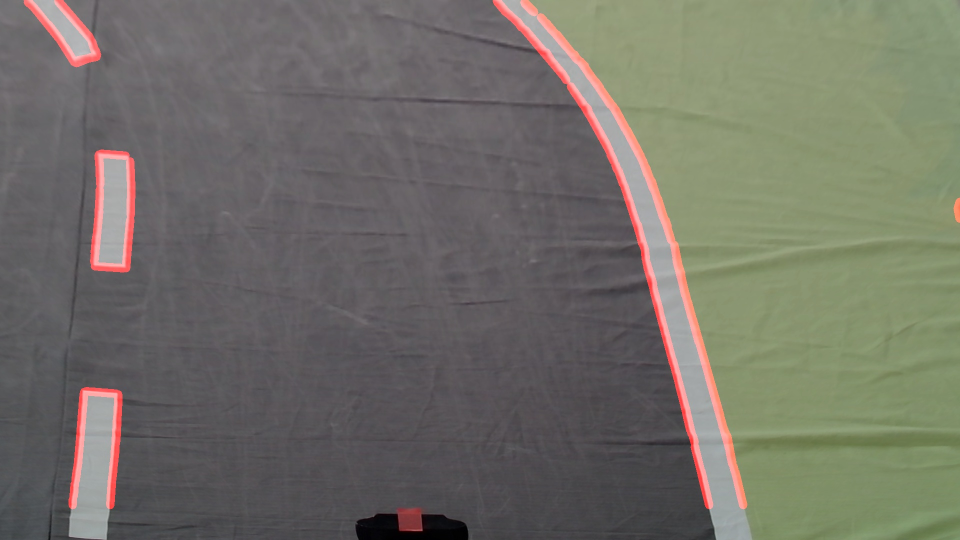
#> input picture record/30_11-52-16.jpg, 1920 x 1080 px, found by its file name (shown at 1/2 size)
$ python pure_pursuit.py
#> lines starting #> are read from the running program, lines starting #| are printed output that depends on the picture; after the words box and inside, x2 and y2 are one past the last pixel; in counts of white or black regions, pixels touching at a corner belong together
### Vision/lane_detection.py
import sys
import cv2
import numpy as np
np.set_printoptions(threshold=sys.maxsize, linewidth=150)

SATURATION = 150

class libLANE(object):
    def __init__(self):
        self.height = 0
        self.width = 0
        self.min_y = 0
        self.max_y = 0
        self.match_mask_color = 255
        self.poly_data_r = None
        self.poly_data_l = None
        self.poly_data_c = None
        self.line_bool_r = False
        self.line_bool_l = False
    def region_of_interest(self, image, vertices):
        mask = np.zeros_like(image)
        if len(image.shape) > 2:
            self.match_mask_color = (255,255,255)
        cv2.fillPoly(mask, vertices, self.match_mask_color)
        masked_image = cv2.bitwise_and(image, mask)
        return masked_image
    def weighted_img(self, image, initial_img, α=1, β=1., λ=0.):
        return cv2.addWeighted(initial_img, α, image, β, λ)
    def hough_transform(self, image, rho=None, theta=None, threshold=None, mll=None, mlg=None, mode="lineP"):
        if mode == "line":
            return cv2.HoughLines(image.copy(), rho, theta, threshold)
        elif mode == "lineP":
            return cv2.HoughLinesP(image.copy(), rho, theta, threshold, lines=np.array([]),
                                   minLineLength=mll, maxLineGap=mlg)
        elif mode == "circle":
            return cv2.HoughCircles(image.copy(), cv2.HOUGH_GRADIENT, dp=1, minDist=80,
                                    param1=200, param2=10, minRadius=40, maxRadius=100)
    def morphology(self, image, kernel_size=(None, None), mode="opening"):
        kernel = cv2.getStructuringElement(cv2.MORPH_RECT, kernel_size)

        if mode == "opening":
            dst = cv2.erode(image.copy(), kernel)
            return cv2.dilate(dst, kernel)
        elif mode == "closing":
            dst = cv2.dilate(image.copy(), kernel)
            return cv2.erode(dst, kernel)
        elif mode == "gradient":
            return cv2.morphologyEx(image.copy(), cv2.MORPH_GRADIENT, kernel)
    # [15 lines left out: function preprocess, not called in this run]
    def preprocess2(self, image, roi='a'):
        a_roi = np.array(
            [[(0, self.height-30), (0, 70),
              (self.width, 70), (self.width, self.height-30)]],
            dtype=np.int32)
        r_roi = np.array(
            [[(self.width/2, self.height), (self.width/2, 0),
              (self.width, 0), (self.width, self.height)]],
            dtype=np.int32)
        l_roi = np.array(
            [[(0, self.height - 50), (0, 0),
              (self.width /2 - 140, self.height - 50), (self.width /2 - 140, 0)]],
            dtype=np.int32)
        slow_roi = np.array(
            [[(0, self.height-55), (0, 100),
              (self.width, 100), (self.width, self.height-55)]],
            dtype=np.int32)
        image = image - 50
        image = np.clip(image, 0, 255)
        hsv = cv2.cvtColor(image, cv2.COLOR_BGR2HSV)
        white = cv2.inRange(hsv, (0, 0, 160), (180, 255, 255))  ### FIX ME
        black_mask = cv2.inRange(hsv, (0,0,0), (180, 255,90))
        open_black = self.morphology(black_mask, (20,20), mode="opening")
        lane_cand = cv2.dilate(open_black, cv2.getStructuringElement(cv2.MORPH_RECT, (80,80)))
        green_mask = cv2.inRange(hsv, (30, 20, 23), (70, 255, 255))  ### FIX ME
        green_imask = green_mask > 0
        white[green_imask] = 0
        lane = white * lane_cand
        i = lane > 0
        lane[i] = 255
        blur_image = cv2.GaussianBlur(lane, (5, 5), 0)
        open = self.morphology(blur_image, (27, 27), mode="opening")
        close = self.morphology(open, (8, 8), mode="closing")
        canny_image = cv2.Canny(close, 130, 250)
        if roi == 'a' :
            cropped_image = self.region_of_interest(canny_image, np.array([a_roi], np.int32))
        elif roi == 'r':
            cropped_image = self.region_of_interest(canny_image, np.array([r_roi], np.int32))
        elif roi == 'l':
            cropped_image = self.region_of_interest(canny_image, np.array([l_roi], np.int32))
        elif roi == 'slow':
            cropped_image = self.region_of_interest(canny_image, np.array([slow_roi], np.int32))
        else:
            cropped_image = canny_image
        return cropped_image
    # [8 lines left out: function draw_lines, not called in this run]
    def draw_poly(self, image, poly, min, max, color=[0, 255, 0], thickness=7):
        poly_image = np.zeros((image.shape[0],image.shape[1],3),dtype=np.uint8)
        for y in np.arange(min, max, 1):
            y = int(y)
            x = int(poly(y))
            cv2.line(poly_image, (x, y), (x, y), color=color, thickness=thickness)
        return poly_image
    # [24 lines left out: function get_poly, not called in this run]
    def poly_eval(self, coeffs, x):
        reversed_coeffs = coeffs[::-1]
        y = 0
        for i, c in enumerate(reversed_coeffs):
            y += c * x ** i
        return y
    def make_poly_1d(self, param):
        new_param = []
        for i in range(len(param)):
            if param[i] != 0:
                new_param.append(param[i])
        return np.poly1d(new_param)

    # PLAN A : USING ABOVE CAM
    # [42 lines left out: function red_center, not called in this run]
    def get_center_poly(self, param):
        offset = 823 - self.poly_eval(param, self.height)
        param[-1] = param[-1] + offset
        return param
    def right_lane(self, image, deg):
        self.height, self.width = image.shape[:2]
        self.min_y = 0
        self.max_y = int(self.height)
        right_line_x = []
        right_line_y = []
        poly_r = None
        poly_param_r = [0, 0, 0]
        poly_image_r = np.zeros((image.shape[0],image.shape[1],3),dtype=np.uint8)

        right_image = self.preprocess2(image, "r")
        lines_r = self.hough_transform(right_image, rho=1, theta=np.pi / 180, threshold=10, mll=10, mlg=20, mode="lineP")

        if lines_r is not None:
            self.line_bool_r = True
            for line in lines_r:
                for x1, y1, x2, y2 in line:
                    slope = (y2 - y1) / (x2 - x1)
                    if np.abs(slope) < 0.5:  # stop line
                        continue
                    if slope <= 0:
                        continue
                    else:
                        right_line_x.extend([x1, x2])
                        right_line_y.extend([y1, y2])

            if len(right_line_y) != 0:
                # Drawing POLY (deg=2)
                if deg == 2:
                    poly_param_r = self.get_poly(right_line_y, right_line_x, 'r', deg, weight=0.75)
                    poly_r = np.poly1d(poly_param_r)
                    poly_image_r = self.draw_poly(image, poly_r, self.min_y, self.max_y, color=[0, 255, 0], thickness=7)
                # Drawing LINE (deg=1)
                else:
                    poly_param_r = self.get_poly(right_line_y, right_line_x, 'r', deg, 0.75)
                    poly_line_r = np.poly1d(poly_param_r)
                    x_start_r = int(poly_line_r(self.max_y))
                    x_end_r = int(poly_line_r(self.min_y))
                    poly_image_r = self.draw_lines(image, [[[x_start_r, self.max_y, x_end_r, self.min_y], ]], color=[0, 255, 0], thickness=7, )


        if self.line_bool_r is False:
            return poly_param_r, poly_image_r
        else:
            return poly_param_r, poly_image_r
    # [40 lines left out: function left_lane, not called in this run]
    def add_lane(self, image, deg):
        self.height, self.width = image.shape[:2]
        self.min_y = 0
        self.max_y = int(self.height)

        poly_param_r, right = self.right_lane(image, deg)
        path_param = self.get_center_poly(poly_param_r)
        poly_c = self.make_poly_1d(path_param)
        center = self.draw_poly(image, poly_c, self.min_y, self.max_y, color=[0, 255, 0], thickness=7)
        # l_b, left = self.left_lane(image, deg)
        # center = self.draw_lines(image, [[[823, self.max_y, 775, self.min_y], ]], color=[0, 0, 255], thickness=7, )
        # lane = right + left
        lane_center = self.weighted_img(right, center, 1.0, 1.0, 0)
        result = self.weighted_img(lane_center, image, 0.8, 1.0, 0)

        return result, path_param

    # PLAN B : USING SIDE CAM
    # [77 lines left out: functions steering_poly, steering_notp, hough_lane, side_lane, not called in this run]

### Vision/pure_pursuit.py
import numpy as np
import matplotlib.pyplot as plt
import lane_detection as LD
import cv2

steer_list=np.arange(-2,3,1)

def poly_eval(coeffs, x):
    y = 0
    for i, c in enumerate(coeffs):
        y += c * x ** i
    return y
# [20 lines left out: function pure_pursuit, not called in this run]


if __name__ == '__main__':
    lane_detection = LD.libLANE()
    image = cv2.imread('./record/30_11-52-16.jpg')
#> image is the input picture: shape (1080, 1920, 3); mean B, G, R 102.8, 111.7, 113.5
    result, path_coeffs = lane_detection.add_lane(image,2)
#> in preprocess2, `image = image - 50`:
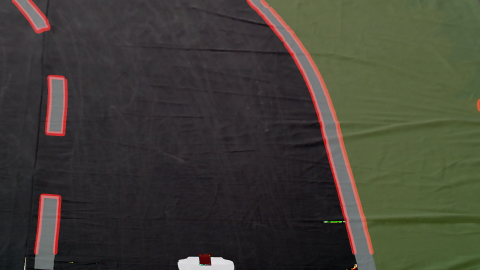
#> image: shape (1080, 1920, 3) (shown at 1/4 size); mean of channels 0, 1, 2 54, 63, 64.7; drawn as B, G, R
#> in preprocess2, `white = cv2.inRange(hsv, (0, 0, 160), (180, 255, 255))`:
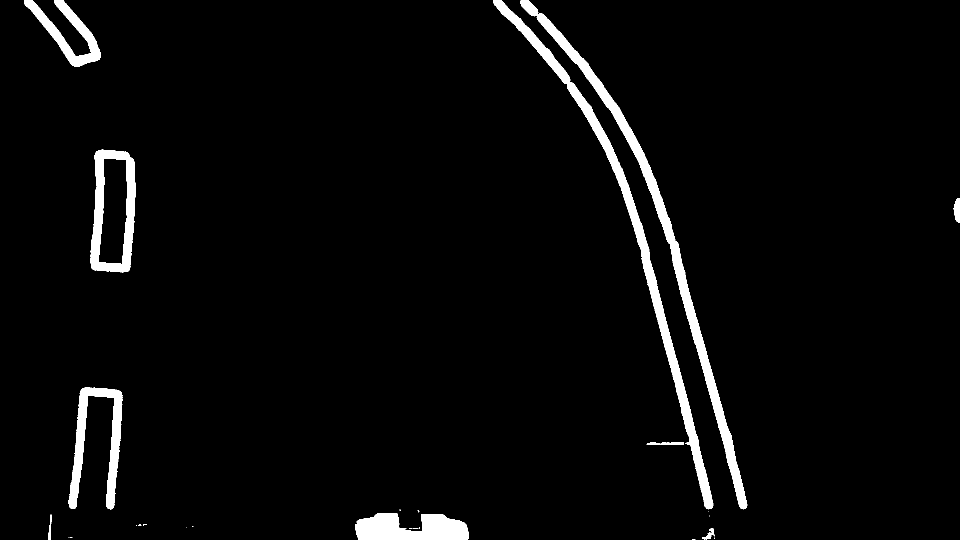
#> white: shape (1080, 1920) (shown at 1/2 size); 3.6% white; 31 white regions (21 under 20 px), largest, box (x1, y1, x2, y2) and area: (1040, 0, 1495, 1019) 19721, (986, 0, 1427, 1019) 19323, (180, 299, 271, 545) 9533
#> in preprocess2, `lane_cand = cv2.dilate(open_black, cv2.getStructuringElement(cv2.MORPH..`:
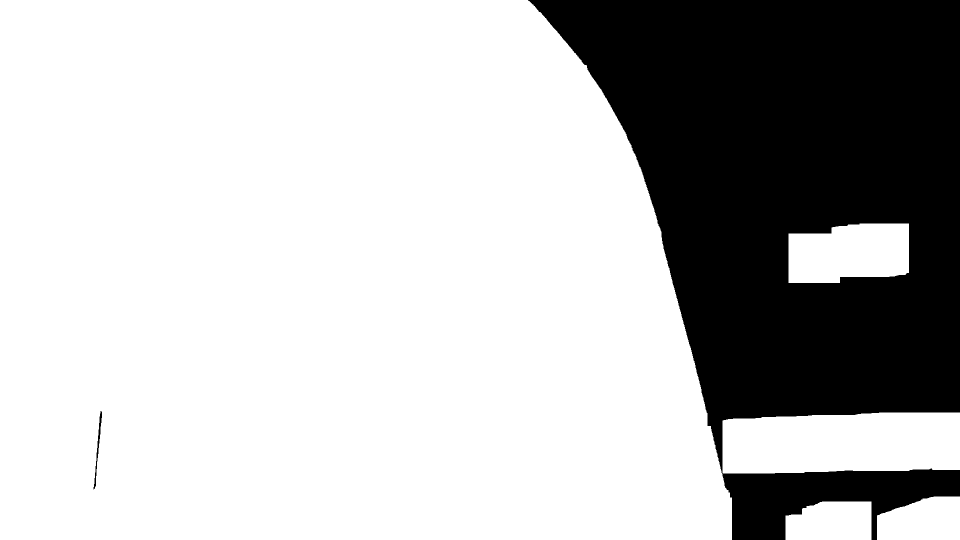
#> lane_cand: shape (1080, 1920) (shown at 1/2 size); 73.8% white; 2 black regions, box (x1, y1, x2, y2) and area: (1056, 0, 1920, 1080) 543448, (187, 822, 204, 979) 498
#> in preprocess2, `lane[i] = 255`:
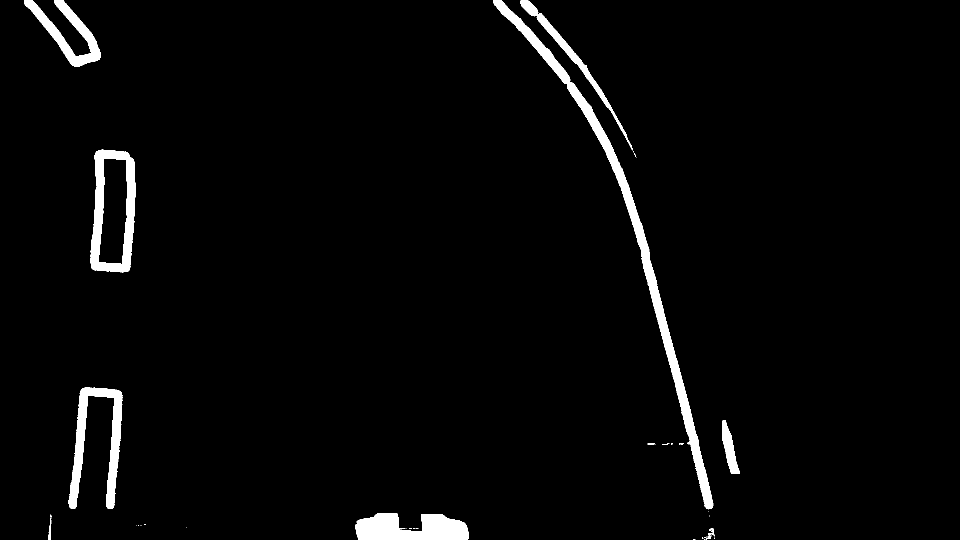
#> lane: shape (1080, 1920) (shown at 1/2 size); 2.8% white; 37 white regions (25 under 20 px), largest, box (x1, y1, x2, y2) and area: (986, 0, 1427, 1019) 19284, (180, 299, 271, 545) 9533, (711, 1027, 937, 1080) 9100
#> in region_of_interest, `cv2.fillPoly(mask, vertices, self.match_mask_color)`:
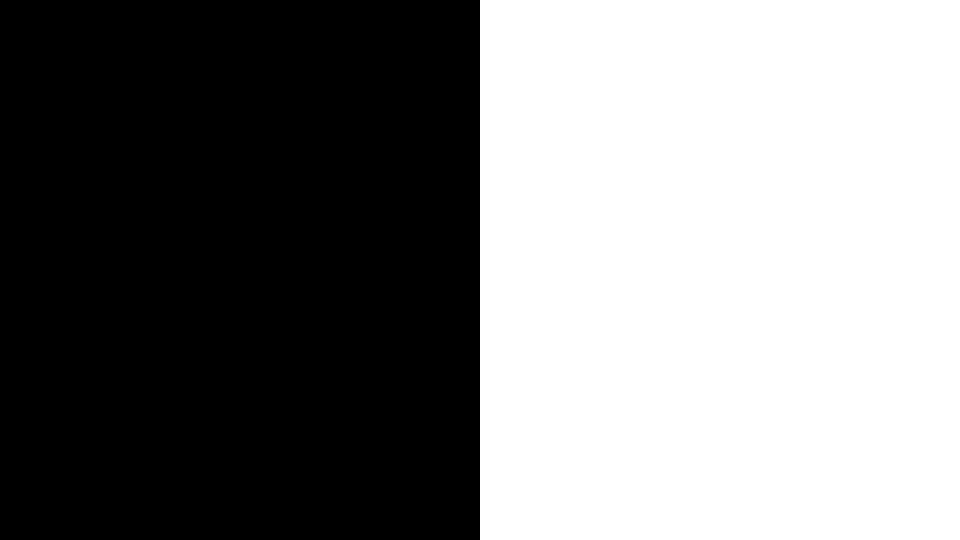
#> mask: shape (1080, 1920) (shown at 1/2 size); 50% white; 1 white region, box (x1, y1, x2, y2) and area: (960, 0, 1920, 1080) 1036800
#> in add_lane, `poly_param_r, right = self.right_lane(image, deg)`: poly_param_r = [0, 0, 0]
#> the loop in poly_eval, `for i, c in enumerate(reversed_coeffs):` made 3 passes
#> after the loop in poly_eval, `for i, c in enumerate(reversed_coeffs):`: y = 0
#> in get_center_poly, `offset = 823 - self.poly_eval(param, self.height)`: offset = 823
#> in add_lane, `path_param = self.get_center_poly(poly_param_r)`: path_param = [0, 0, 823]
#> the loop in make_poly_1d, `for i in range(len(param)):` made 3 passes
#> after the loop in make_poly_1d, `for i in range(len(param)):`: new_param = [823]
#> call 2 of weighted_img, with α = 0.8, β = 1, λ = 0
#> in weighted_img (call 2), `return cv2.addWeighted(initial_img, α, image, β, λ)`:
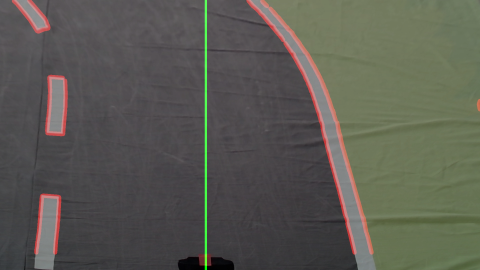
#> returned value: shape (1080, 1920, 3) (shown at 1/4 size); mean of channels 0, 1, 2 82.3, 90.2, 90.8; drawn as B, G, R
#> path_coeffs = [0, 0, 823]
    path_coeffs = path_coeffs[::-1]
#> path_coeffs = [823, 0, 0]

    cv2.imshow('re', result)
    cv2.waitKey(0)

    current_pos = np.array([0, poly_eval(path_coeffs, 1080)])
#> the loop in poly_eval, `for i, c in enumerate(coeffs):` made 3 passes
#> c on passes 1 to 3: 823, 0, 0
#> after the loop in poly_eval, `for i, c in enumerate(coeffs):`: y = 823
#> current_pos = [0, 823]
    lookahead_distance = 1

    # steering_angle = pure_pursuit(path_coeffs, current_pos, lookahead_distance)
    # print(steering_angle)

    # Plot
    # plt.figure(figsize=(9,16))
    x = np.linspace(0, 1080, 100)
    # x = -1 * np.linspace(0, 1080, 100) + 1080
    y = poly_eval(path_coeffs, -1*x+1080)
#> the loop in poly_eval (call 2), `for i, c in enumerate(coeffs):` made 3 passes
#> y = 100 values from 823 to 823
    plt.plot(x, y, '-k')
    plt.plot(current_pos[0], current_pos[1], 'ro')
    plt.show()
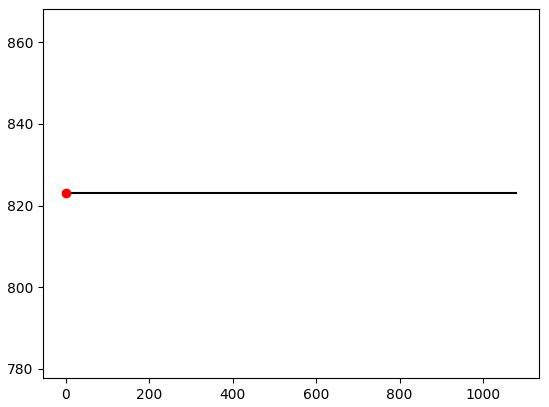
#> figure drawn by matplotlib, 1 panel

$ run again, with record/01_16-06-34.jpg copied over record/30_11-52-16.jpg
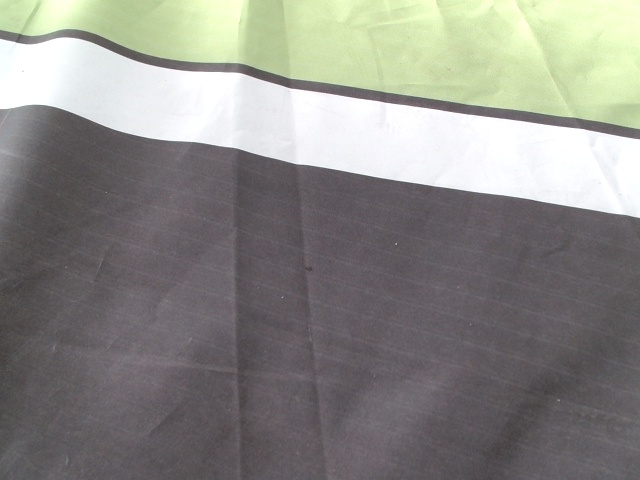
#> input picture record/01_16-06-34.jpg, 640 x 480 px, found by its file name
#> image is the input picture: shape (480, 640, 3); mean B, G, R 133.8, 139, 139.8
#> hsv: shape (480, 640, 3); mean H, S, V 123.6, 34.3, 93.3
#> in preprocess2, `white = cv2.inRange(hsv, (0, 0, 160), (180, 255, 255))`:
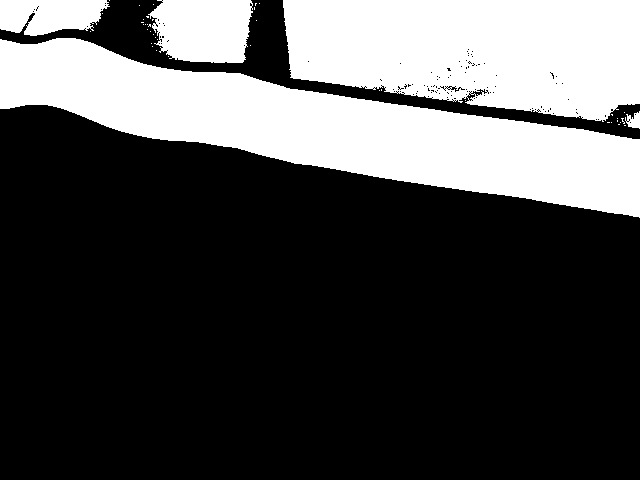
#> white: shape (480, 640); 29.9% white; 45 white regions (40 under 20 px), largest, box (x1, y1, x2, y2) and area: (0, 38, 640, 218) 47690, (283, 0, 640, 122) 35203, (148, 0, 253, 63) 5530, (0, 0, 110, 36) 3102, (625, 111, 640, 129) 168
#> black_mask: shape (480, 640); 67.2% white; 18 black regions (17 under 20 px), largest, box (x1, y1, x2, y2) and area: (0, 0, 640, 218) 100706
#> lane_cand: shape (480, 640); 75.1% white; 1 black region, box (x1, y1, x2, y2) and area: (0, 0, 640, 173) 76399
#> green_mask: shape (480, 640); 17% white; 8 white regions (7 under 20 px), largest, box (x1, y1, x2, y2) and area: (0, 0, 640, 132) 52094
#> canny_image: shape (480, 640); 0.42% white in thin lines or dots, all inside (x1, y1, x2, y2) = (0, 69, 640, 216)
#> mask: shape (480, 640); 50% white; 1 white region, box (x1, y1, x2, y2) and area: (320, 0, 640, 480) 153600
#> masked_image: shape (480, 640); 0.21% white in thin lines or dots, all inside (x1, y1, x2, y2) = (320, 122, 640, 216)
#> lines_r = [[427, 142, 607, 168], [442, 187, 624, 215], [320, 167, 423, 185], [353, 128, 430, 142], [501, 195, 539, 201], [408, 182, 463, 191], [320, 122, 378, 133], [608, 169, 639, 173], [625, 215, 636, 215], [321, 123, 341, 127], [584, 165, 619, 170]]
#> the loop in right_lane, `for line in lines_r:` made 11 passes
#> after the loop in right_lane, `for line in lines_r:`: right_line_x = []
#> right: shape (480, 640, 3); every value is 0
#> poly_param_r = [0, 0, 0]
#> the loop in poly_eval, `for i, c in enumerate(reversed_coeffs):` made 3 passes
#> after the loop in poly_eval, `for i, c in enumerate(reversed_coeffs):`: y = 0
#> offset = 823
#> path_param = [0, 0, 823]
#> the loop in make_poly_1d, `for i in range(len(param)):` made 3 passes
#> after the loop in make_poly_1d, `for i in range(len(param)):`: new_param = [823]
#> in weighted_img (call 2), `return cv2.addWeighted(initial_img, α, image, β, λ)`:
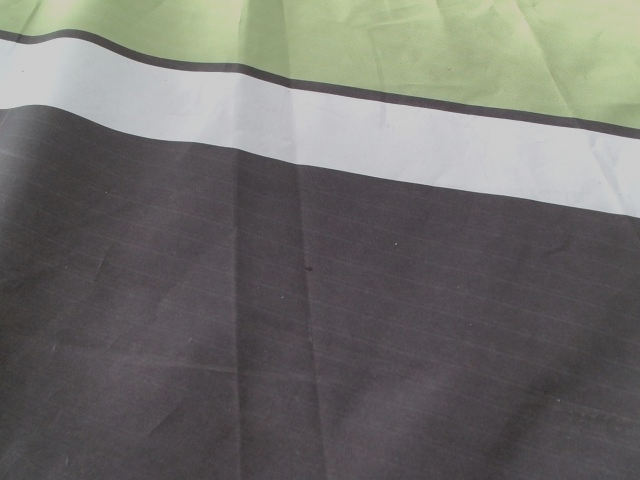
#> returned value: shape (480, 640, 3); mean of channels 0, 1, 2 107, 111.2, 111.9; drawn as B, G, R
#> `result, path_coeffs = lane_detection.add_lane(image,2)`: path_coeffs = [0, 0, 823]
#> `path_coeffs = path_coeffs[::-1]`: path_coeffs = [823, 0, 0]
#> the loop in poly_eval, `for i, c in enumerate(coeffs):` made 3 passes
#> c on passes 1 to 3: 823, 0, 0
#> after the loop in poly_eval, `for i, c in enumerate(coeffs):`: y = 823
#> current_pos = [0, 823]
#> the loop in poly_eval (call 2), `for i, c in enumerate(coeffs):` made 3 passes
#> `y = poly_eval(path_coeffs, -1*x+1080)`: y = 100 values from 823 to 823
